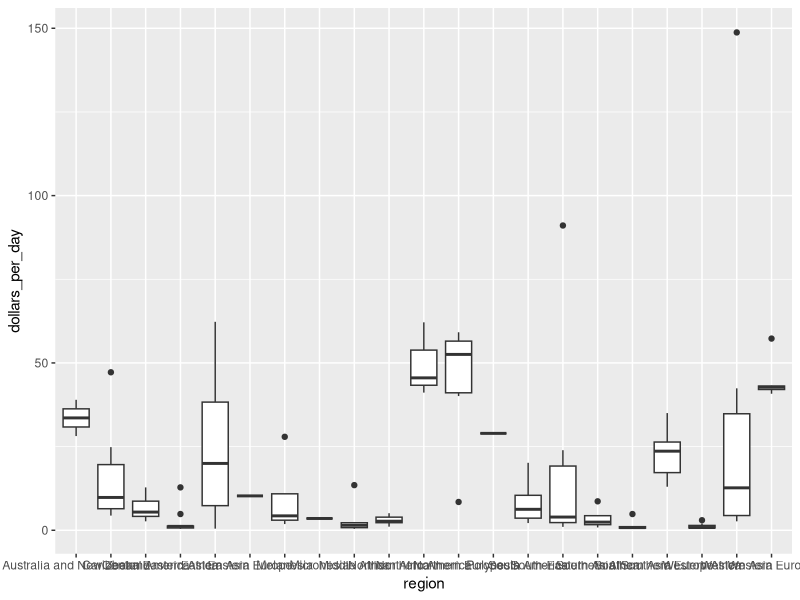
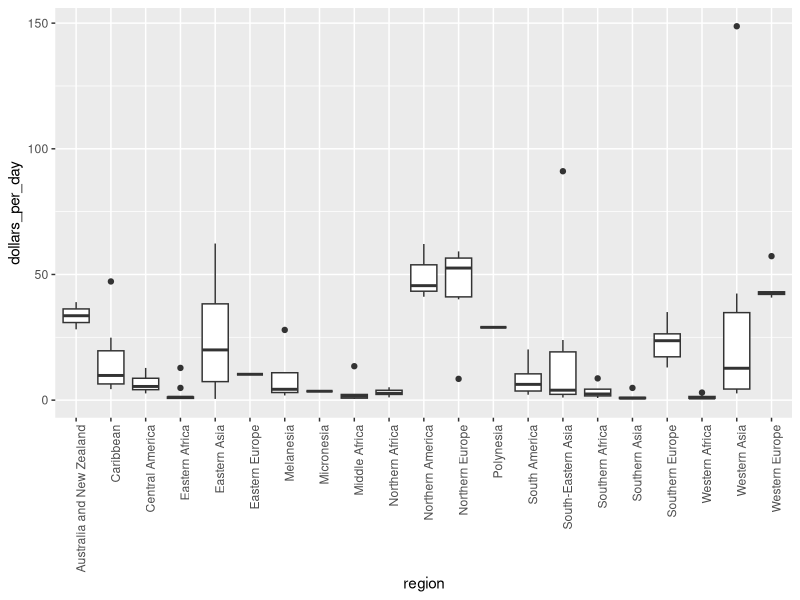
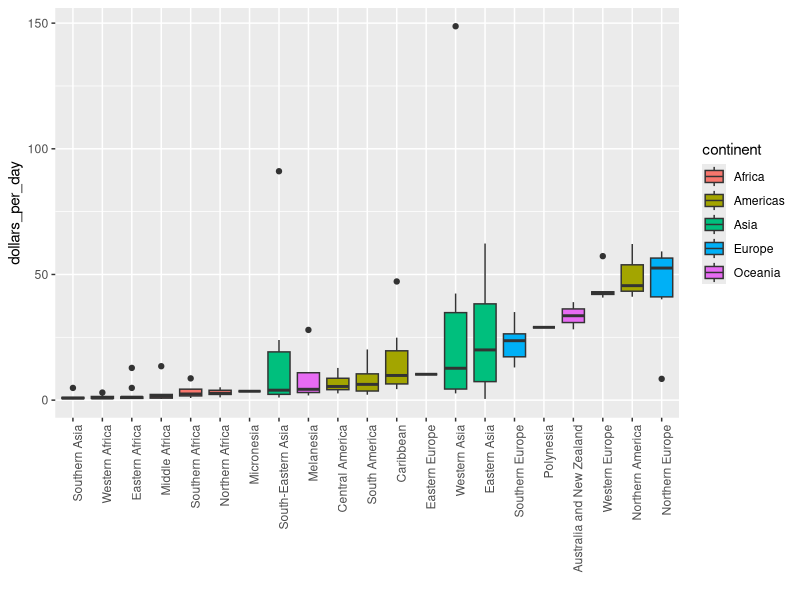
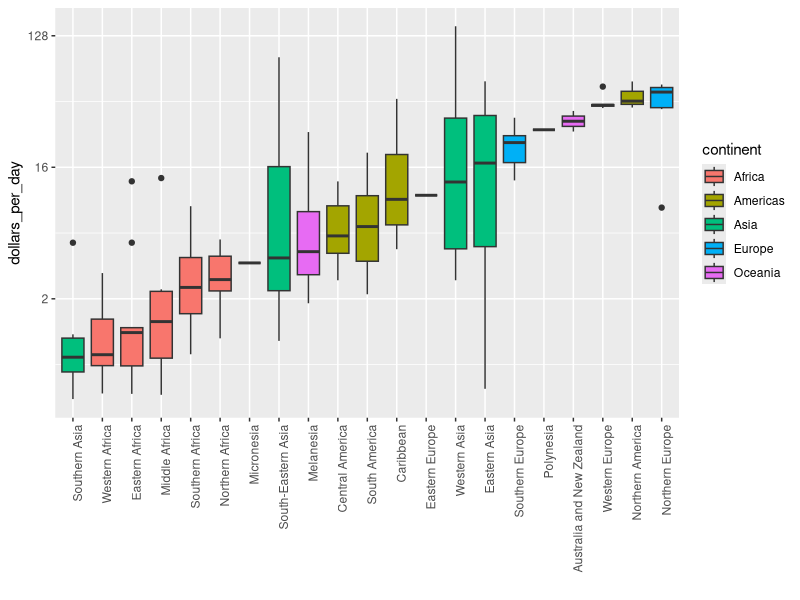
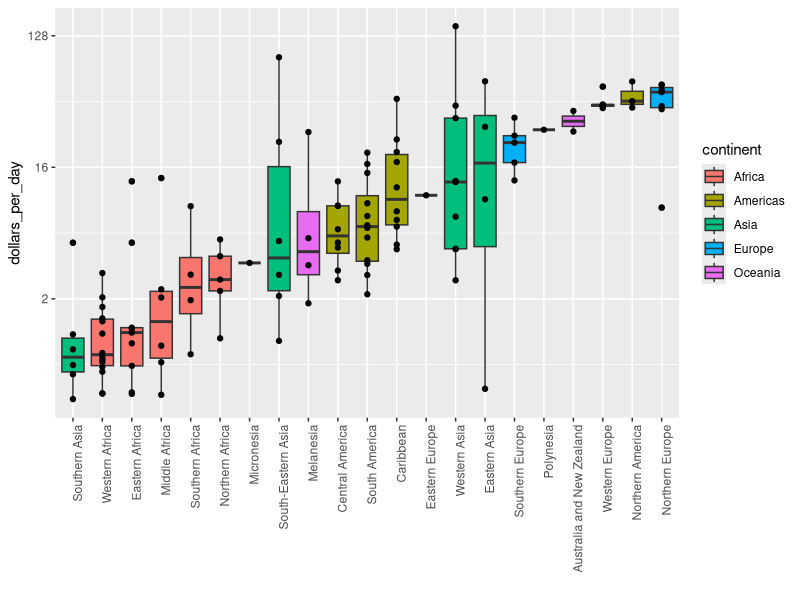

These figures' R source, in order:
#libraries and data
library(dslabs)
library(dplyr)
library(ggplot2)
data(gapminder)


# Code: Boxplot of GDP by region ------------------------------------------


# add dollars per day variable
gapminder <- gapminder %>%
  mutate(dollars_per_day = gdp/population/365)

# number of regions
length(levels(gapminder$region))

# boxplot of GDP by region in 1970
past_year <- 1979
p <- gapminder %>%
  filter(year == past_year & !is.na(gdp)) %>%
  ggplot(aes(region, dollars_per_day))
p + geom_boxplot()

# rotate names on x-axis
p + geom_boxplot() +
  theme(axis.text.x = element_text(angle = 90, hjust = 1))

# Code: The reorder function, these are just examples of how it works ----------------------------------------------

# by default, factor order is alphabetical
fac <- factor(c("Asia", "Asia", "West", "West", "West"))
levels(fac)

# reorder factor by the category means
value <- c(10, 11, 12, 6, 4)
fac <- reorder(fac, value, FUN = mean)
levels(fac)

# Code: Enhanced boxplot ordered by median income, scaled, and showing data --------

# reorder by median income and color by continent
p <- gapminder %>%
  filter(year == past_year & !is.na(gdp)) %>%
  mutate(region = reorder(region, dollars_per_day, FUN = median)) %>%    # reorder based on the median $perday by region
  ggplot(aes(region, dollars_per_day, fill = continent)) +    # color by continent
  geom_boxplot() +
  theme(axis.text.x = element_text(angle = 90, hjust = 1)) +
  xlab("")
p

# log2 scale y-axis
p + scale_y_continuous(trans = "log2")

# add data points
p + scale_y_continuous(trans = "log2") + geom_point(show.legend = FALSE)
